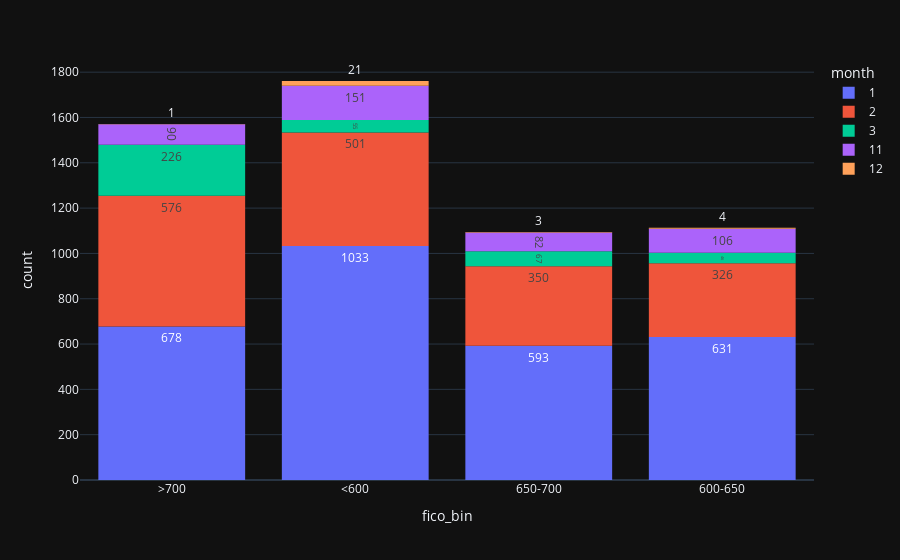

Write notebook code for a chart like this one.
### Code cell
fig = px.histogram(df,x='fico_bin',color = 'month',text_auto=True)
fig.show()

### Figure 1 — Plotly figure (JSON) as saved in the notebook; plotly's stock layout.template omitted (floating-point values rounded to 4 significant figures; data arrays with more than 128 entries replaced by an {"elided": "..."} marker saying what was removed)
{"data": [{"alignmentgroup": "True", "bingroup": "x", "hovertemplate": "month=1<br>fico_bin=%{x}<br>count=%{y}<extra></extra>", "legendgroup": "1", "marker": {"color": "#636efa", "pattern": {"shape": ""}}, "name": "1", "offsetgroup": "1", "orientation": "v", "showlegend": true, "texttemplate": "%{value}", "type": "histogram", "x": {"elided": "5365 str values"}, "xaxis": "x", "yaxis": "y"}, {"alignmentgroup": "True", "bingroup": "x", "hovertemplate": "month=2<br>fico_bin=%{x}<br>count=%{y}<extra></extra>", "legendgroup": "2", "marker": {"color": "#EF553B", "pattern": {"shape": ""}}, "name": "2", "offsetgroup": "2", "orientation": "v", "showlegend": true, "texttemplate": "%{value}", "type": "histogram", "x": {"elided": "8519 str values"}, "xaxis": "x", "yaxis": "y"}, {"alignmentgroup": "True", "bingroup": "x", "hovertemplate": "month=3<br>fico_bin=%{x}<br>count=%{y}<extra></extra>", "legendgroup": "3", "marker": {"color": "#00cc96", "pattern": {"shape": ""}}, "name": "3", "offsetgroup": "3", "orientation": "v", "showlegend": true, "texttemplate": "%{value}", "type": "histogram", "x": {"elided": "15559 str values"}, "xaxis": "x", "yaxis": "y"}, {"alignmentgroup": "True", "bingroup": "x", "hovertemplate": "month=11<br>fico_bin=%{x}<br>count=%{y}<extra></extra>", "legendgroup": "11", "marker": {"color": "#ab63fa", "pattern": {"shape": ""}}, "name": "11", "offsetgroup": "11", "orientation": "v", "showlegend": true, "texttemplate": "%{value}", "type": "histogram", "x": {"elided": "584 str values"}, "xaxis": "x", "yaxis": "y"}, {"alignmentgroup": "True", "bingroup": "x", "hovertemplate": "month=12<br>fico_bin=%{x}<br>count=%{y}<extra></extra>", "legendgroup": "12", "marker": {"color": "#FFA15A", "pattern": {"shape": ""}}, "name": "12", "offsetgroup": "12", "orientation": "v", "showlegend": true, "texttemplate": "%{value}", "type": "histogram", "x": ["650-700", "<600", "<600", "<600", "<600", "<600", "<600", "<600", "<600", "<600", "600-650", "600-650", "<600", "<600", "600-650", "<600", "<600", "<600", null, "650-700", ">700", null, "<600", "<600", "<600", "<600", "650-700", "<600", "<600", "600-650", "<600"], "xaxis": "x", "yaxis": "y"}], "layout": {"barmode": "relative", "legend": {"title": {"text": "month"}, "tracegroupgap": 0}, "margin": {"t": 60}, "xaxis": {"anchor": "y", "domain": [0, 1], "title": {"text": "fico_bin"}}, "yaxis": {"anchor": "x", "domain": [0, 1], "title": {"text": "count"}}}}
